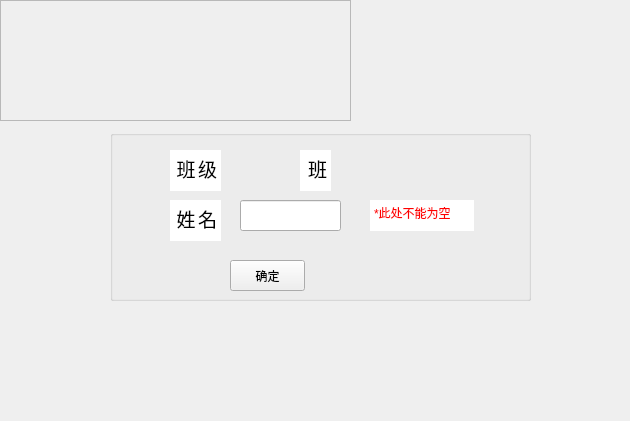
<?xml version="1.0" encoding="UTF-8"?>
<ui version="4.0">
 <class>CallName</class>
 <widget class="QWidget" name="CallName">
  <property name="geometry">
   <rect>
    <x>0</x>
    <y>0</y>
    <width>630</width>
    <height>421</height>
   </rect>
  </property>
  <property name="windowTitle">
   <string>签到</string>
  </property>
  <widget class="QFrame" name="frame">
   <property name="geometry">
    <rect>
     <x>0</x>
     <y>0</y>
     <width>351</width>
     <height>121</height>
    </rect>
   </property>
   <property name="frameShape">
    <enum>QFrame::StyledPanel</enum>
   </property>
   <property name="frameShadow">
    <enum>QFrame::Raised</enum>
   </property>
  </widget>
  <widget class="QGroupBox" name="groupBox">
   <property name="geometry">
    <rect>
     <x>110</x>
     <y>130</y>
     <width>421</width>
     <height>171</height>
    </rect>
   </property>
   <property name="title">
    <string/>
   </property>
   <property name="flat">
    <bool>false</bool>
   </property>
   <widget class="QLineEdit" name="name">
    <property name="geometry">
     <rect>
      <x>130</x>
      <y>70</y>
      <width>101</width>
      <height>31</height>
     </rect>
    </property>
    <property name="inputMethodHints">
     <set>Qt::ImhLatinOnly</set>
    </property>
   </widget>
   <widget class="QPushButton" name="pushButtonEnsure">
    <property name="geometry">
     <rect>
      <x>120</x>
      <y>130</y>
      <width>75</width>
      <height>31</height>
     </rect>
    </property>
    <property name="cursor">
     <cursorShape>PointingHandCursor</cursorShape>
    </property>
    <property name="text">
     <string>确定</string>
    </property>
   </widget>
   <widget class="QTextEdit" name="nameTextEdit">
    <property name="geometry">
     <rect>
      <x>260</x>
      <y>70</y>
      <width>104</width>
      <height>31</height>
     </rect>
    </property>
    <property name="acceptDrops">
     <bool>false</bool>
    </property>
    <property name="frameShape">
     <enum>QFrame::NoFrame</enum>
    </property>
    <property name="html">
     <string>&lt;!DOCTYPE HTML PUBLIC &quot;-//W3C//DTD HTML 4.0//EN&quot; &quot;http://www.w3.org/TR/REC-html40/strict.dtd&quot;&gt;
&lt;html&gt;&lt;head&gt;&lt;meta name=&quot;qrichtext&quot; content=&quot;1&quot; /&gt;&lt;style type=&quot;text/css&quot;&gt;
p, li { white-space: pre-wrap; }
&lt;/style&gt;&lt;/head&gt;&lt;body style=&quot; font-family:'SimSun'; font-size:9pt; font-weight:400; font-style:normal;&quot;&gt;
&lt;p style=&quot; margin-top:0px; margin-bottom:0px; margin-left:0px; margin-right:0px; -qt-block-indent:0; text-indent:0px;&quot;&gt;&lt;span style=&quot; color:#ff0000;&quot;&gt;*此处不能为空&lt;/span&gt;&lt;/p&gt;&lt;/body&gt;&lt;/html&gt;</string>
    </property>
    <property name="textInteractionFlags">
     <set>Qt::NoTextInteraction</set>
    </property>
   </widget>
   <widget class="QTextEdit" name="textEdit">
    <property name="geometry">
     <rect>
      <x>60</x>
      <y>20</y>
      <width>51</width>
      <height>41</height>
     </rect>
    </property>
    <property name="frameShape">
     <enum>QFrame::NoFrame</enum>
    </property>
    <property name="html">
     <string>&lt;!DOCTYPE HTML PUBLIC &quot;-//W3C//DTD HTML 4.0//EN&quot; &quot;http://www.w3.org/TR/REC-html40/strict.dtd&quot;&gt;
&lt;html&gt;&lt;head&gt;&lt;meta name=&quot;qrichtext&quot; content=&quot;1&quot; /&gt;&lt;style type=&quot;text/css&quot;&gt;
p, li { white-space: pre-wrap; }
&lt;/style&gt;&lt;/head&gt;&lt;body style=&quot; font-family:'SimSun'; font-size:9pt; font-weight:400; font-style:normal;&quot;&gt;
&lt;p align=&quot;right&quot; style=&quot; margin-top:0px; margin-bottom:0px; margin-left:0px; margin-right:0px; -qt-block-indent:0; text-indent:0px;&quot;&gt;&lt;span style=&quot; font-size:14pt;&quot;&gt;班&lt;/span&gt;&lt;span style=&quot; font-size:7pt;&quot;&gt; &lt;/span&gt;&lt;span style=&quot; font-size:14pt;&quot;&gt;级&lt;/span&gt;&lt;/p&gt;&lt;/body&gt;&lt;/html&gt;</string>
    </property>
    <property name="textInteractionFlags">
     <set>Qt::NoTextInteraction</set>
    </property>
   </widget>
   <widget class="QTextEdit" name="textEdit_2">
    <property name="geometry">
     <rect>
      <x>60</x>
      <y>70</y>
      <width>51</width>
      <height>41</height>
     </rect>
    </property>
    <property name="frameShape">
     <enum>QFrame::NoFrame</enum>
    </property>
    <property name="html">
     <string>&lt;!DOCTYPE HTML PUBLIC &quot;-//W3C//DTD HTML 4.0//EN&quot; &quot;http://www.w3.org/TR/REC-html40/strict.dtd&quot;&gt;
&lt;html&gt;&lt;head&gt;&lt;meta name=&quot;qrichtext&quot; content=&quot;1&quot; /&gt;&lt;style type=&quot;text/css&quot;&gt;
p, li { white-space: pre-wrap; }
&lt;/style&gt;&lt;/head&gt;&lt;body style=&quot; font-family:'SimSun'; font-size:9pt; font-weight:400; font-style:normal;&quot;&gt;
&lt;p align=&quot;right&quot; style=&quot; margin-top:0px; margin-bottom:0px; margin-left:0px; margin-right:0px; -qt-block-indent:0; text-indent:0px;&quot;&gt;&lt;span style=&quot; font-size:14pt;&quot;&gt;姓&lt;/span&gt;&lt;span style=&quot; font-size:7pt;&quot;&gt; &lt;/span&gt;&lt;span style=&quot; font-size:14pt;&quot;&gt;名&lt;/span&gt;&lt;/p&gt;&lt;/body&gt;&lt;/html&gt;</string>
    </property>
    <property name="textInteractionFlags">
     <set>Qt::NoTextInteraction</set>
    </property>
   </widget>
   <widget class="QTextEdit" name="textEdit_3">
    <property name="geometry">
     <rect>
      <x>190</x>
      <y>20</y>
      <width>31</width>
      <height>41</height>
     </rect>
    </property>
    <property name="frameShape">
     <enum>QFrame::NoFrame</enum>
    </property>
    <property name="html">
     <string>&lt;!DOCTYPE HTML PUBLIC &quot;-//W3C//DTD HTML 4.0//EN&quot; &quot;http://www.w3.org/TR/REC-html40/strict.dtd&quot;&gt;
&lt;html&gt;&lt;head&gt;&lt;meta name=&quot;qrichtext&quot; content=&quot;1&quot; /&gt;&lt;style type=&quot;text/css&quot;&gt;
p, li { white-space: pre-wrap; }
&lt;/style&gt;&lt;/head&gt;&lt;body style=&quot; font-family:'SimSun'; font-size:9pt; font-weight:400; font-style:normal;&quot;&gt;
&lt;p align=&quot;right&quot; style=&quot; margin-top:0px; margin-bottom:0px; margin-left:0px; margin-right:0px; -qt-block-indent:0; text-indent:0px;&quot;&gt;&lt;span style=&quot; font-size:14pt;&quot;&gt;班&lt;/span&gt;&lt;/p&gt;&lt;/body&gt;&lt;/html&gt;</string>
    </property>
    <property name="textInteractionFlags">
     <set>Qt::NoTextInteraction</set>
    </property>
   </widget>
   <widget class="QLabel" name="classLabel">
    <property name="geometry">
     <rect>
      <x>130</x>
      <y>20</y>
      <width>54</width>
      <height>31</height>
     </rect>
    </property>
    <property name="font">
     <font>
      <pointsize>12</pointsize>
     </font>
    </property>
    <property name="text">
     <string/>
    </property>
   </widget>
  </widget>
 </widget>
 <resources/>
 <connections/>
</ui>
